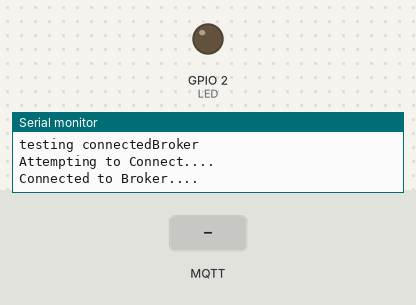
A sketch run on a simulated ESP32. Shown: output pins drawn as LEDs (lit = HIGH), the last lines printed to the serial monitor. The test bench sets the inputs (shaded band). WiFi joins after 1.5 s; servers stay silent unless stated; random numbers use the default seed unless the sketch sets one; no MQTT or app messages arrive unless stated.

Above: at 3.7 s.
3.8 s: MQTT message "1" arrives on the first subscribed topic
At 4.9 s:
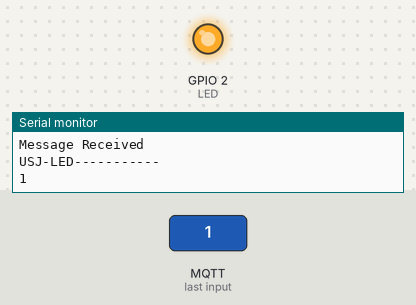
6.0 s: MQTT message "USJ-LED" arrives on the first subscribed topic
At 7.6 s:
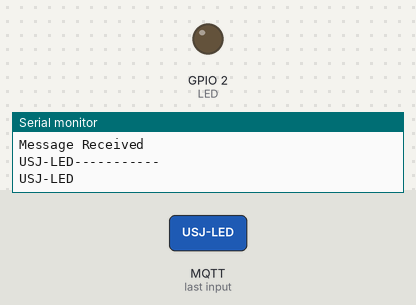
Timing chart, 0 to 9.1 s (numbered marks = the images above; inputs shaded):
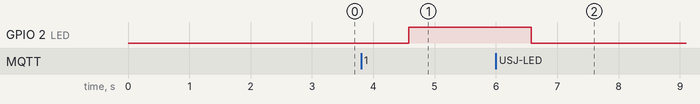

The sketch:

wifi.ino
```cpp
const char* ssid     = "HungryRabbit";
const char* password = "PlatinumRX@3";

void setupWiFi()
{
    delay(10);
    Serial.println();
    Serial.println();
    Serial.print("Connecting to ");
    Serial.println(ssid);

    WiFi.begin(ssid, password);

    while (WiFi.status() != WL_CONNECTED) {
        delay(500);
        Serial.print(".");
    }

    Serial.println("");
    Serial.println("WiFi connected");
    Serial.println("IP address: ");
    Serial.println(WiFi.localIP());
}
```

LED.ino
```cpp
#define LED 2

void switchLED(boolean statusLED) {
  if (statusLED) {
    digitalWrite(LED, HIGH);
  } else {
    digitalWrite(LED, LOW);
  }
}
```

main.ino
```cpp
#include <WiFi.h>
//#include <WiFiUdp.h>
#include <PubSubClient.h>

#define LED 2

char tempAr[6];

WiFiClient espClient;
PubSubClient mqttClient(espClient);


void setup() {
  delay(1000);
  Serial.begin(115200);
  pinMode(LED,OUTPUT);
  digitalWrite(LED,LOW);
  delay(10);

  setupWiFi();
  setupMqtt();
  randomSeed(analogRead(0));
}


void loop() {
  if (!mqttClient.connected()) {
    connectToBroker();
  //  Serial.println("testing connected?=true");
  }
 // Serial.println("testing");
  mqttClient.loop();
  updateTemperature();
  mqttClient.publish("USJ123", tempAr);
  delay(2000);
}
```

mqtth.ino
```cpp
void setupMqtt() {
  mqttClient.setServer("test.mosquitto.org", 1883);
  mqttClient.setCallback(receiveCallback);  //function is alled whever we recieve a msg
}

void receiveCallback(char* topic, byte* payload, unsigned int lenght) {
  Serial.println("Message Received");
  Serial.print(topic);
  Serial.println("-----------");

  char payloadCharAr[lenght];

  for (int i = 0; i < lenght; i++) {
    Serial.print((char)payload[i]);
    payloadCharAr[i] = (char)payload[i];
  }
  Serial.println();

  if (strcmp(topic, "USJ-LED") == 0) {
     switchLED(payloadCharAr[0] == '1');
  }
}


void connectToBroker() {
  Serial.println("testing connectedBroker");
  while (!mqttClient.connected()) {
    //Serial.println("testing inside loop");

    Serial.println("Attempting to Connect....");
    if (mqttClient.connect("EPS32-123")) {
      Serial.println("Connected to Broker....");
      mqttClient.subscribe("USJ-LED");
    } else {
      Serial.println("Error!....");
      Serial.println(mqttClient.state());
      delay(5000);
    }
  }
}
```

temp.ino
```cpp
void updateTemperature()
{
//converting double to char array
double temp = 20 + random(1000) /100.0 ;
dtostrf(temp,6,2,tempAr);


}
```

Measured:
- after the input at 3.8 s, GPIO 2 (LED): LOW → HIGH after 0.78 s
- after the input at 6.0 s, GPIO 2 (LED): HIGH → LOW after 0.58 s
